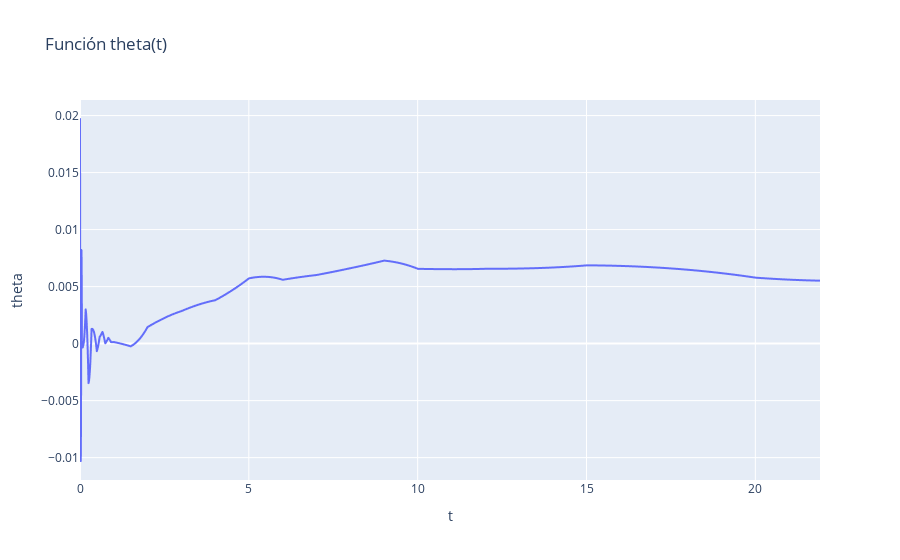

Notebook code for this chart:
### Code cell
fig = px.line(
    df_theta,
    x='t',
    y='theta',
    title=f'Función theta(t)'
)
fig.show()

### Figure 1 — Plotly figure (JSON) as saved in the notebook; plotly's stock layout.template omitted (floating-point values rounded to 4 significant figures; data arrays with more than 128 entries replaced by an {"elided": "..."} marker saying what was removed)
{"data": [{"hovertemplate": "t=%{x}<br>theta=%{y}<extra></extra>", "legendgroup": "", "line": {"color": "#636efa", "dash": "solid"}, "mode": "lines", "name": "", "showlegend": false, "type": "scattergl", "x": {"elided": "8000 float values"}, "xaxis": "x", "y": {"elided": "8000 float values"}, "yaxis": "y"}], "layout": {"legend": {"tracegroupgap": 0}, "title": {"text": "Función theta(t)"}, "xaxis": {"anchor": "y", "domain": [0, 1], "title": {"text": "t"}}, "yaxis": {"anchor": "x", "domain": [0, 1], "title": {"text": "theta"}}}}
